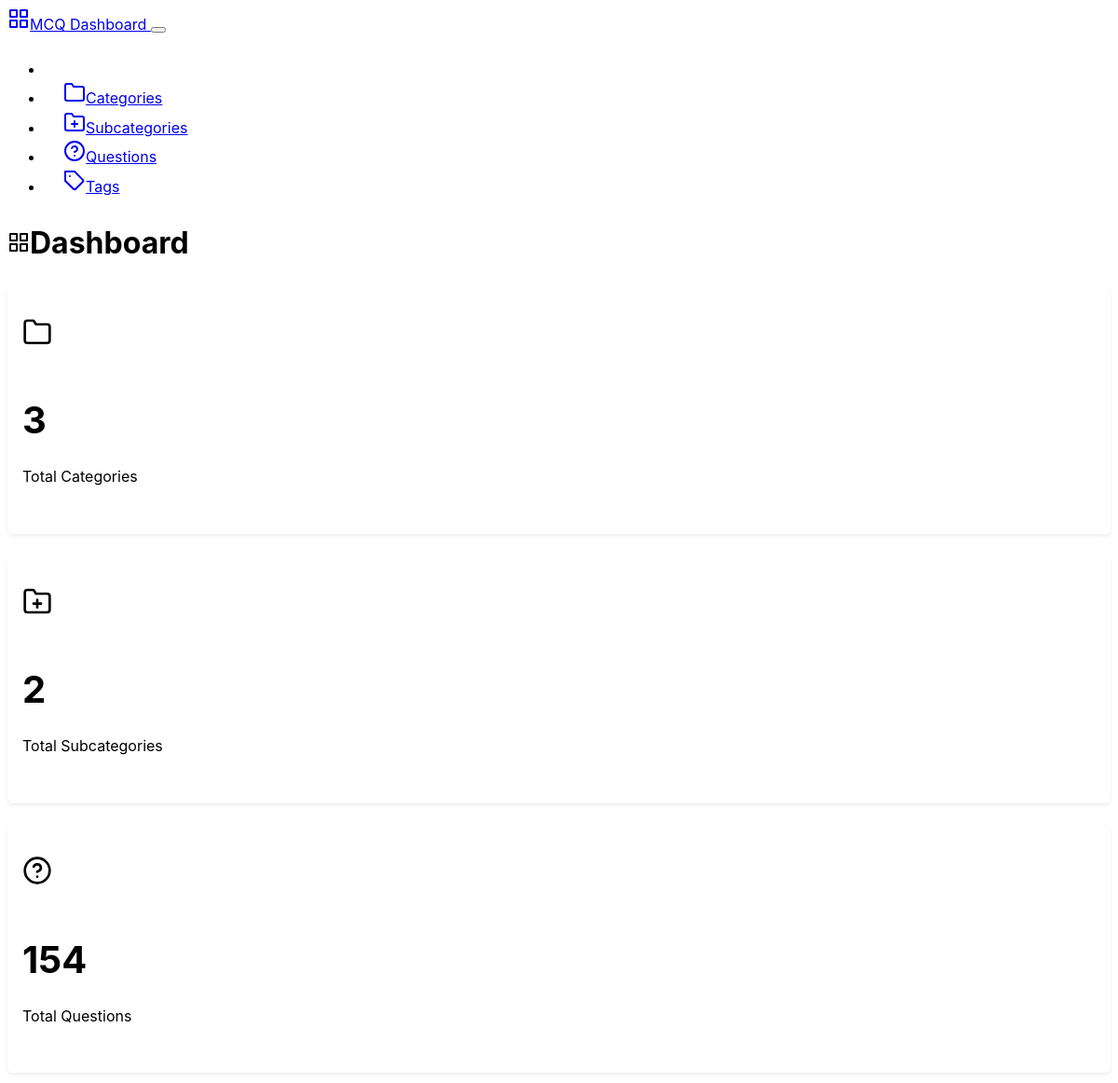
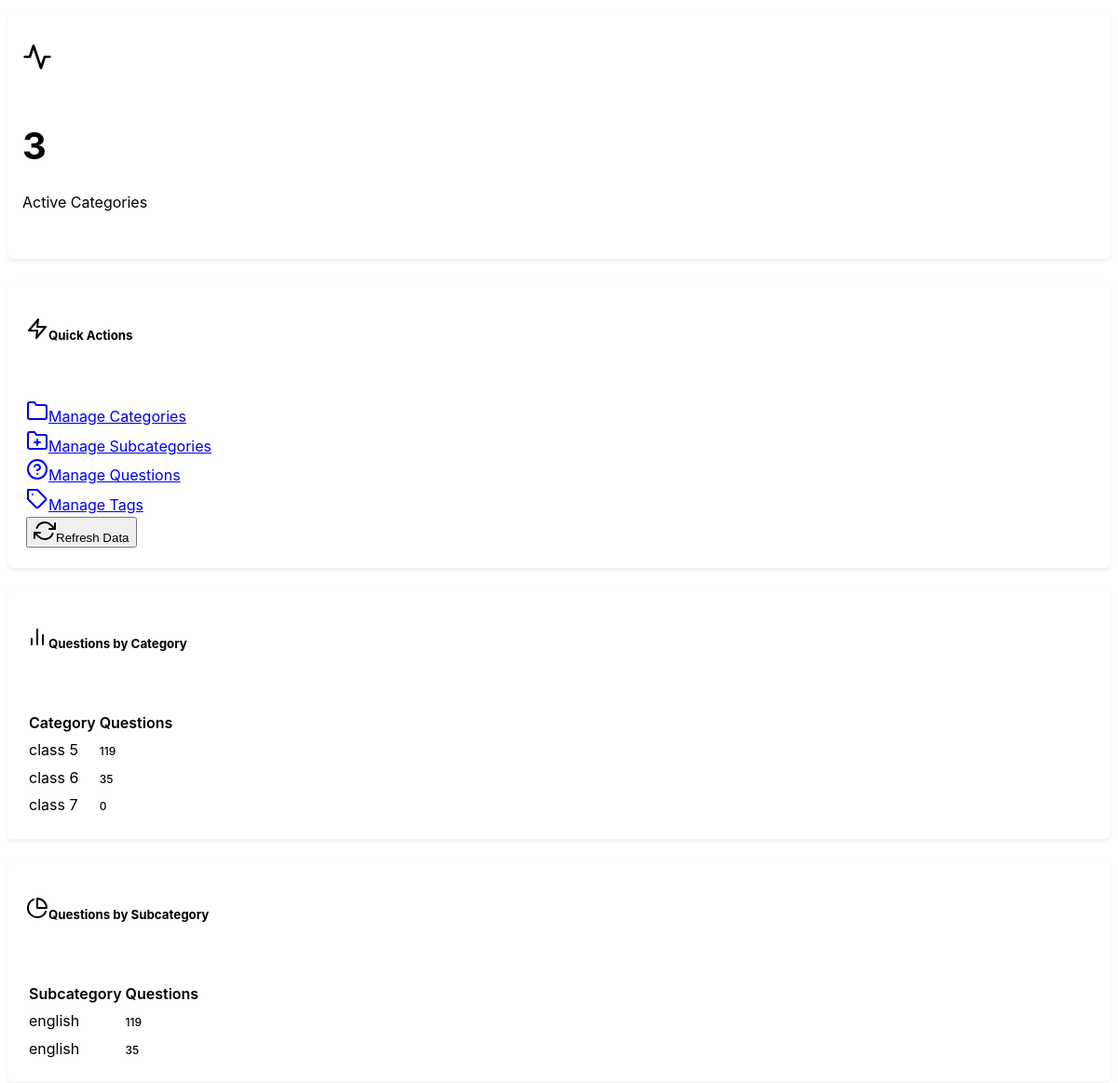
/backend, run on an earlier commit of the app's database (2 pictures, top to bottom).
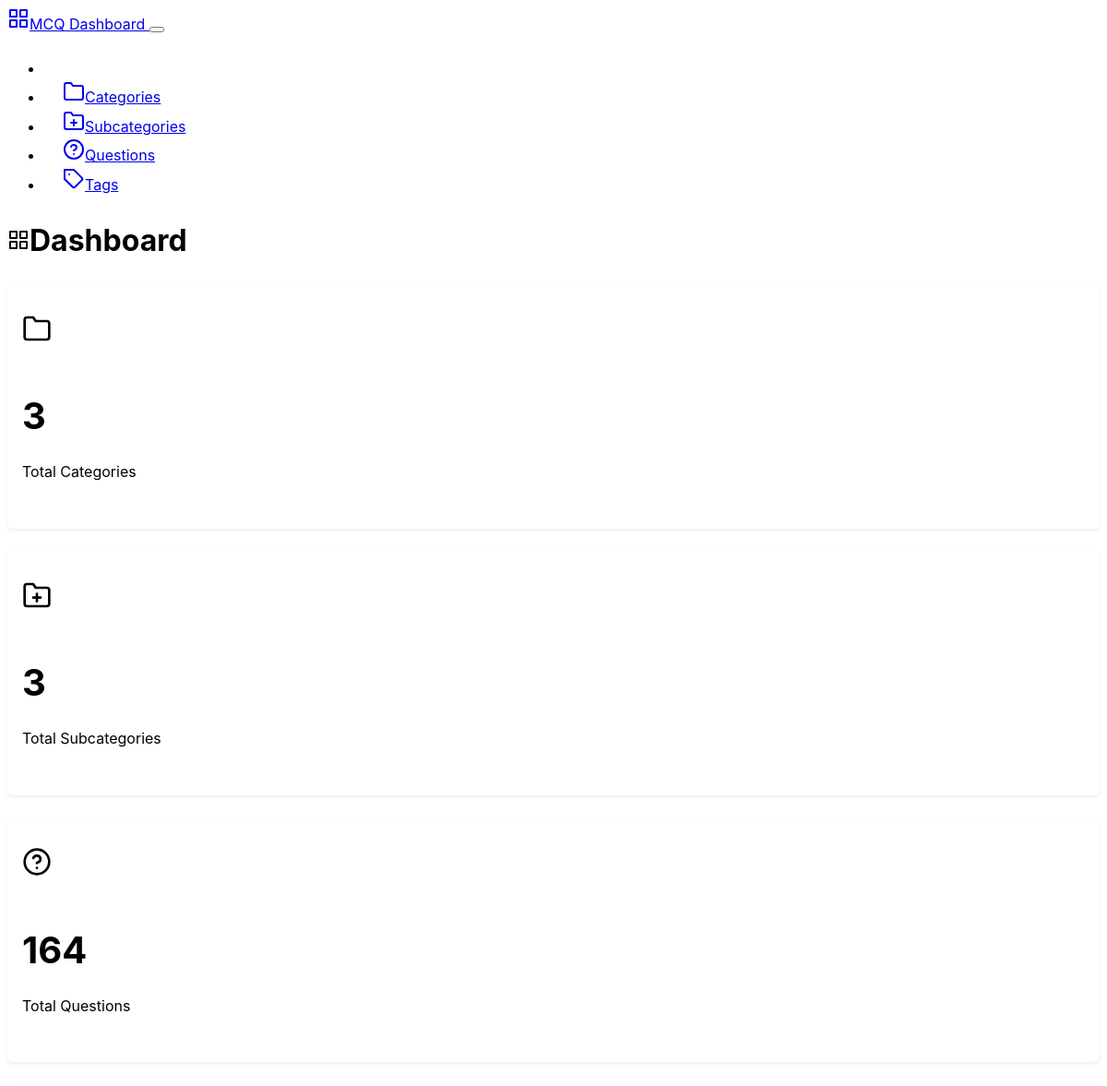
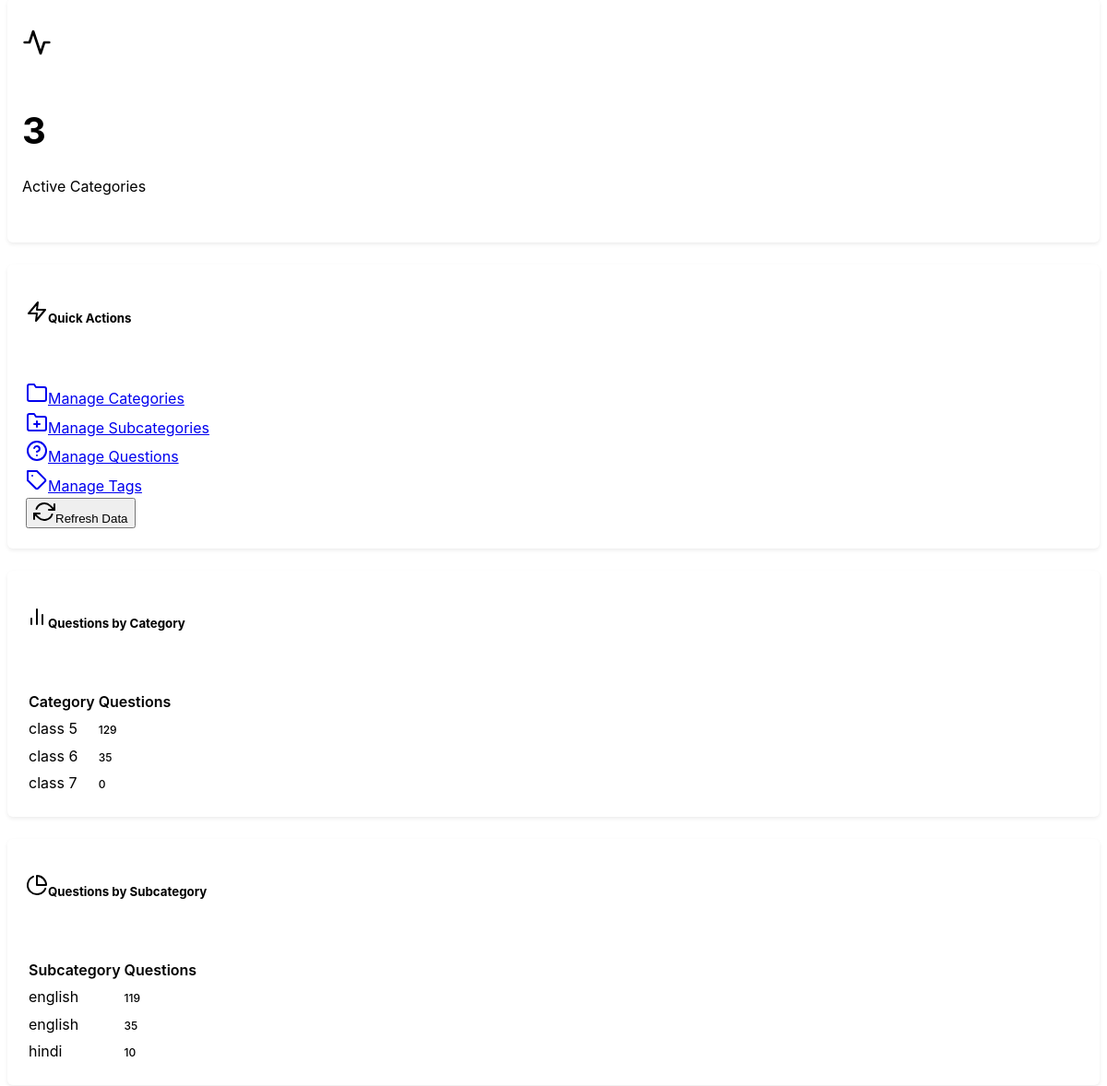
And on a later commit of the database (2 pictures, top to bottom).
### mcqbox/model.py (models this page shows, shortened)
class Category(db.Model):
    id = db.Column(db.Integer, primary_key=True)
    name = db.Column(db.String(50), nullable=False, unique=True)
    description = db.Column(db.String(200), nullable=True)
    created_at = db.Column(db.DateTime, server_default=db.func.now())
    updated_at = db.Column(db.DateTime, server_default=db.func.now(), onupdate=db.func.now())

class Subcategory(db.Model):
    id = db.Column(db.Integer, primary_key=True)
    name = db.Column(db.String(50), nullable=False)
    category_id = db.Column(db.Integer, db.ForeignKey('category.id'), nullable=False)
    category = db.relationship('Category', backref=db.backref('subcategories', lazy=True))
    description = db.Column(db.String(200), nullable=True)
    created_at = db.Column(db.DateTime, server_default=db.func.now())
    updated_at = db.Column(db.DateTime, server_default=db.func.now(), onupdate=db.func.now())

### mcqbox/backend/route.py (the view)
@app.route('/backend')
def dashboard():
    categories = Category.query.count()
    subcategories = Subcategory.query.count()
    questions = Question.query.count()
    category_stats = {}
    subcategory_stats = {}
    category = Category.query.all()
    subcat = Subcategory.query.all()
    for cat in category:
        category_stats[cat.id] = {
            'id': cat.id,
            'name': cat.name,
            'total_subcategories': len(cat.subcategories),
            'count': len(cat.questions)
        }
    for subcategory in subcat:
        subcategory_stats[subcategory.id] = {
            'id': subcategory.id,
            'name': subcategory.name,
            'category_id': subcategory.category_id,
            'count': len(subcategory.questions)
        }
    stats ={
            'total_categories': categories,
            'total_subcategories': subcategories,
            'total_questions': questions,
            'category_stats': list(category_stats.values()),
            'subcategory_stats': list(subcategory_stats.values())
        }
    return render_template('dashboard.html', stats=stats, categories=category)

### mcqbox/frontend/route.py (called while the page is built)
@app.before_request
def enforce_lowercase_url():
    url = request.url
    lowercase_url = url.lower()
    if url != lowercase_url:
        return redirect(lowercase_url, code=301)

### mcqbox/backend/templates/dashboard.html (shortened to what the changed rows need)
{% extends "base.html" %}
{% block content %}
<div class="row">
    <div class="col-12">
        <div class="d-flex justify-content-between align-items-center mb-4">
            <h1><i data-feather="grid" class="me-2"></i>Dashboard</h1>
        </div>
    </div>
</div>
<div class="row mb-4">
    <div class="col-md-3">
        <div class="card">
            <div class="card-body text-center">
                <i data-feather="folder-plus" class="mb-2" style="width: 2rem; height: 2rem;"></i>
                <h3 class="card-title">{{ stats.total_subcategories }}</h3>
                <p class="card-text text-muted">Total Subcategories</p>
            </div>
        </div>
    </div>
    <div class="col-md-3">
        <div class="card">
            <div class="card-body text-center">
                <i data-feather="help-circle" class="mb-2" style="width: 2rem; height: 2rem;"></i>
                <h3 class="card-title">{{ stats.total_questions }}</h3>
                <p class="card-text text-muted">Total Questions</p>
            </div>
        </div>
    </div>
</div>
{% if stats.category_stats %}
<div class="row mb-4">
    <div class="col-md-6">
        <div class="card">
            <div class="card-body">
                {% if stats.category_stats %}
                    <div class="table-responsive">
                        <table class="table table-sm">
                            <thead>
                                <tr>
                                    <th>Category</th>
                                    <th class="text-end">Questions</th>
                                </tr>
                            </thead>
                            <tbody>
                                {% for category in stats.category_stats %}
                                <tr>
                                    <td>{{ category.name }}</td>
                                    <td class="text-end">
                                        <span class="badge bg-secondary">{{ category.count }}</span>
                                    </td>
                                </tr>
                                {% endfor %}
                            </tbody>
                        </table>
                    </div>
                {% else %}
                    <div class="text-center text-muted py-3">
                        <i data-feather="inbox" class="mb-2" style="width: 2rem; height: 2rem;"></i>
                        <p>No questions created yet</p>
                    </div>
                {% endif %}
            </div>
        </div>
    </div>
    <div class="col-md-6">
        <div class="card">
            <div class="card-body">
                {% if stats.subcategory_stats %}
                    <div class="table-responsive">
                        <table class="table table-sm">
                            <thead>
                                <tr>
                                    <th>Subcategory</th>
                                    <th class="text-end">Questions</th>
                                </tr>
                            </thead>
                            <tbody>
                                {% for subcategory in stats.subcategory_stats[:10] %}
                                <tr>
                                    <td>{{ subcategory.name }}</td>
                                    <td class="text-end">
                                        <span class="badge bg-secondary">{{ subcategory.count }}</span>
                                    </td>
                                </tr>
                                {% endfor %}
                            </tbody>
                        </table>
                    </div>
                {% else %}
                    <div class="text-center text-muted py-3">
                        <i data-feather="inbox" class="mb-2" style="width: 2rem; height: 2rem;"></i>
                        <p>No questions created yet</p>
                    </div>
                {% endif %}
            </div>
        </div>
    </div>
</div>
{% endif %}
{% endblock %}

What changed in the data, as far as the page shows it:
computed for Category "class 5": count "119" → "129"
added Subcategory: name "hindi", count "10"
Also different on the page:
{{ stats.total_subcategories }}: "2" → "3"
{{ stats.total_questions }}: "154" → "164"
